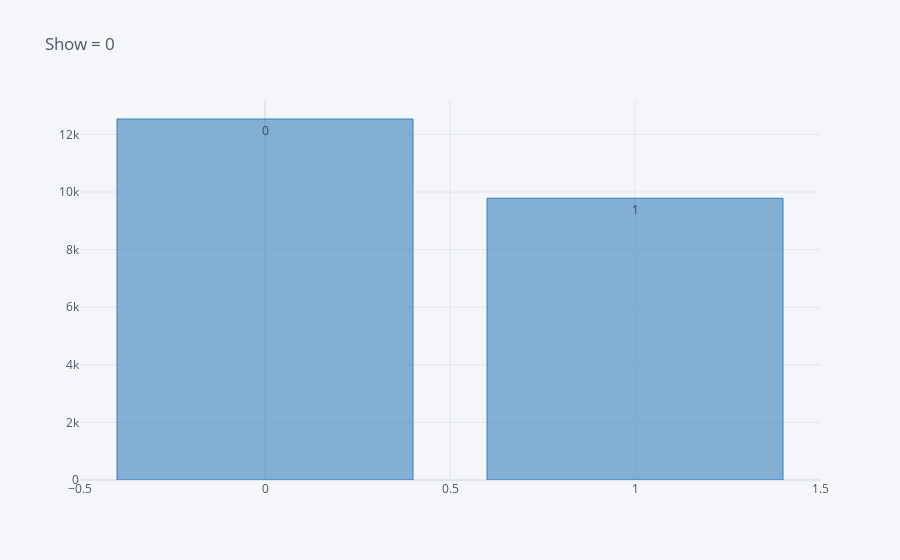

The notebook cell this image was saved under:
### Code cell
X.SMS_received.value_counts().iplot(kind='bar',text=['0', '1'], title='Show = 0',color=['blue'])

### Figure 1 — Plotly figure (JSON) as saved in the notebook; plotly's stock layout.template omitted (floating-point values rounded to 4 significant figures)
{"data": [{"marker": {"color": "rgba(55, 128, 191, 0.6)", "line": {"color": "rgba(55, 128, 191, 1.0)", "width": 1}}, "name": "SMS_received", "orientation": "v", "text": ["0", "1"], "type": "bar", "x": [0, 1], "y": [12535, 9784]}], "layout": {"legend": {"bgcolor": "#F5F6F9", "font": {"color": "#4D5663"}}, "paper_bgcolor": "#F5F6F9", "plot_bgcolor": "#F5F6F9", "title": {"font": {"color": "#4D5663"}, "text": "Show = 0"}, "xaxis": {"gridcolor": "#E1E5ED", "showgrid": true, "tickfont": {"color": "#4D5663"}, "title": {"font": {"color": "#4D5663"}, "text": ""}, "zerolinecolor": "#E1E5ED"}, "yaxis": {"gridcolor": "#E1E5ED", "showgrid": true, "tickfont": {"color": "#4D5663"}, "title": {"font": {"color": "#4D5663"}, "text": ""}, "zerolinecolor": "#E1E5ED"}}}
